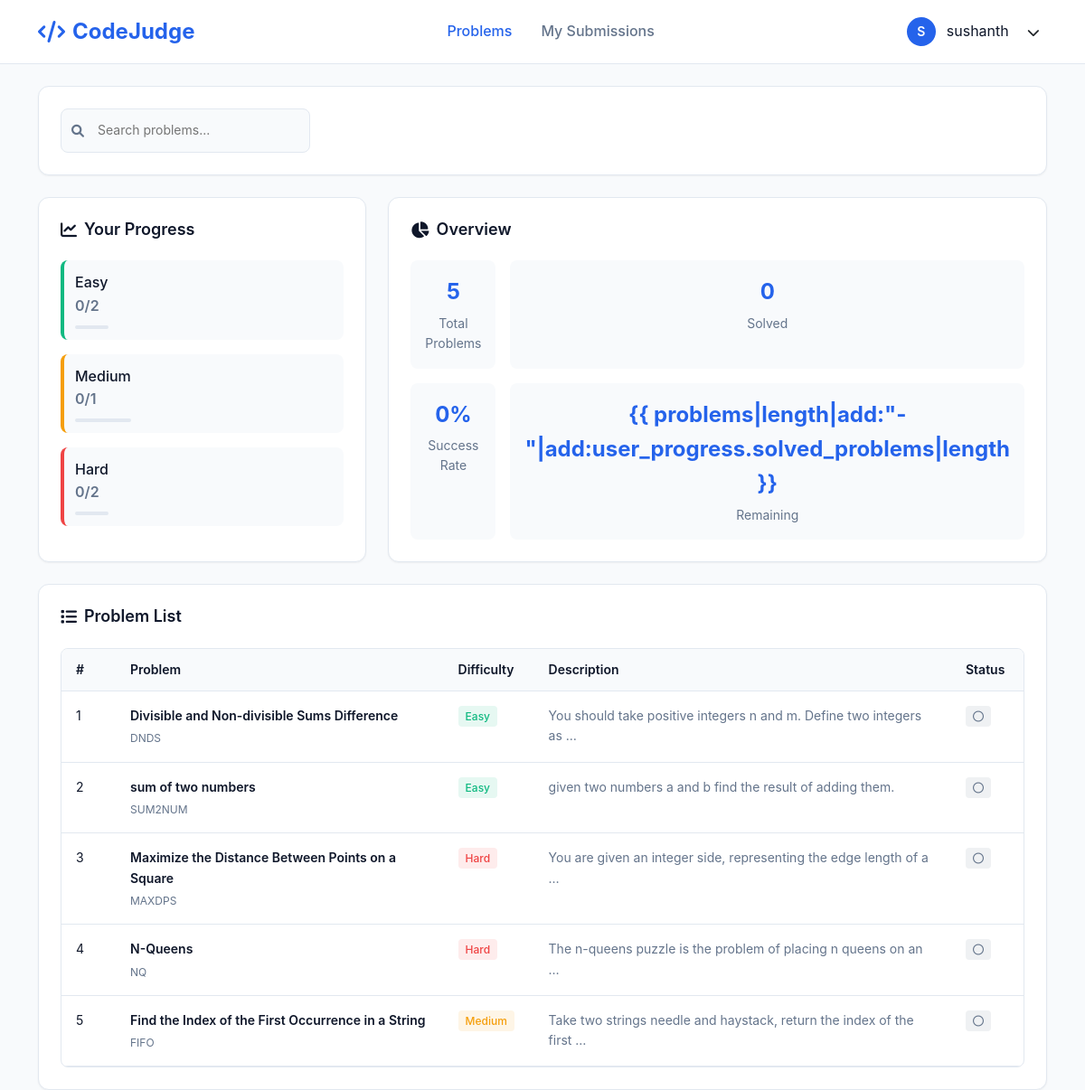
The app's page /problems/ (signed in) with its own data.
### core/models.py (models this page shows, shortened)
class Problem(models.Model):
    DIFFICULTY = (('E','Easy'),('M','Medium'),('H','Hard'))
    name = models.CharField(max_length=100)
    short_code = models.CharField(max_length=40,unique=True)
    statement = models.TextField()
    difficulty = models.CharField(max_length=1,choices=DIFFICULTY)

### core/views.py (the view, shortened to what this page needs)
# urls.py: path('', views.problems_list, name='problems_list'),
def problems_list(request):
    search_query = request.GET.get('search', '').strip()
    problems = Problem.objects.all()
    if search_query:
        problems = problems.filter(
            Q(name__icontains=search_query) |
            Q(short_code__icontains=search_query) |
            Q(statement__icontains=search_query)
        )
    problems = problems.order_by('difficulty', 'name')
    context = {
        'problems': problems,
        'search_query': search_query,
        'easy_count': Problem.objects.filter(difficulty='E').count(),
        'medium_count': Problem.objects.filter(difficulty='M').count(),
        'hard_count': Problem.objects.filter(difficulty='H').count(),
    }
    if request.user.is_authenticated:
        accepted_submissions = Submission.objects.filter(
            user=request.user,
            verdict='AC'
        ).values_list('problem__short_code', flat=True).distinct()
        solved_problems = set(accepted_submissions)
        all_problems = Problem.objects.all()
        easy_solved = 0
        medium_solved = 0
        hard_solved = 0
        for problem in all_problems:
            if problem.short_code in solved_problems:
                if problem.difficulty == 'E':
                    easy_solved += 1
                elif problem.difficulty == 'M':
                    medium_solved += 1
                elif problem.difficulty == 'H':
                    hard_solved += 1
        user_progress = {
            'solved_problems': solved_problems,
            'easy_completed': easy_solved,
            'medium_completed': medium_solved,
            'hard_completed': hard_solved,
        }
        context['user_progress'] = user_progress
    return render(request, 'problem_list.html', context)

### core/templates/problem_list.html (shortened to what this page needs)
{% load static %}
<!DOCTYPE html>
<html lang="en">
<head>
    <link href="https://cdn.jsdelivr.net/npm/bootstrap@5.3.0/dist/css/bootstrap.min.css" rel="stylesheet">
    <link href="https://cdnjs.cloudflare.com/ajax/libs/font-awesome/6.0.0/css/all.min.css" rel="stylesheet">
</head>
<body>
    <header class="header">
        <div class="container">
            <div class="header-content">
                <a href="{% url 'core:problems_list' %}" class="logo">
                    <i class="fas fa-code"></i>
                    CodeJudge
                </a>
                <nav class="nav-links">
                    <a href="{% url 'core:problems_list' %}" class="nav-link active">Problems</a>
                    {% if user.is_authenticated %}
                    <a href="{% url 'core:submissions_list' %}" class="nav-link">My Submissions</a>
                    {% endif %}
                </nav>
                <div class="user-profile">
                    {% if user.is_authenticated %}
                    <div class="user-avatar">{{ user.username|first|upper }}</div>
                    <span>{{ user.username }}</span>
                    <div class="dropdown">
                        <button class="btn btn-sm" type="button" data-bs-toggle="dropdown">
                            <i class="fas fa-chevron-down"></i>
                        </button>
                    </div>
                    {% else %}
                    <a href="{% url 'authentication:login-user' %}" class="nav-link">Login</a>
                    <a href="{% url 'authentication:register-user' %}" class="nav-link">Register</a>
                    {% endif %}
                </div>
            </div>
        </div>
    </header>
    <div class="container" style="margin-top: 1.5rem;">
        <div class="search-section">
            <form method="GET" action="{% url 'core:problems_list' %}">
                <div style="display: flex; align-items: center;">
                    <div class="search-container">
                        <i class="fas fa-search search-icon"></i>
                        <input type="text" name="search" class="search-input" placeholder="Search problems..."
                            value="{{ search_query }}">
                    </div>
                </div>
            </form>
        </div>
        {% if user.is_authenticated and not search_query %}
        <div class="dashboard-grid">
            <div class="progress-card">
                <h3 class="card-title">
                    <i class="fas fa-chart-line"></i>
                    Your Progress
                </h3>
                <div class="progress-stats">
                    <div class="stat-item easy">
                        <div>
                            <div class="stat-label">Easy</div>
                            <div class="stat-value">{{ user_progress.easy_completed }}/{{ easy_count }}</div>
                            <div class="progress-bar">
                            </div>
                        </div>
                    </div>
                    <div class="stat-item medium">
                        <div>
                            <div class="stat-label">Medium</div>
                            <div class="stat-value">{{ user_progress.medium_completed }}/{{ medium_count }}</div>
                            <div class="progress-bar">
                            </div>
                        </div>
                    </div>
                    <div class="stat-item hard">
                        <div>
                            <div class="stat-label">Hard</div>
                            <div class="stat-value">{{ user_progress.hard_completed }}/{{ hard_count }}</div>
                            <div class="progress-bar">
                            </div>
                        </div>
                    </div>
                </div>
            </div>
            <div class="quick-stats">
                <h3 class="card-title">
                    <i class="fas fa-chart-pie"></i>
                    Overview
                </h3>
                <div class="stats-grid">
                    <div class="quick-stat">
                        <div class="quick-stat-number">{{ problems|length }}</div>
                        <div class="quick-stat-label">Total Problems</div>
                    </div>
                    <div class="quick-stat">
                        <div class="quick-stat-number">{{ user_progress.solved_problems|length }}</div>
                        <div class="quick-stat-label">Solved</div>
                    </div>
                    <div class="quick-stat">
                        <div class="quick-stat-number">
                            {% with total_problems=problems|length solved_count=user_progress.solved_problems|length %}
                            {% if total_problems > 0 %}
                            {% widthratio solved_count total_problems 100 %}%
                            {% else %}
                            0%
                            {% endif %}
                            {% endwith %}
                        </div>
                        <div class="quick-stat-label">Success Rate</div>
                    </div>
                    <div class="quick-stat">
                        <div class="quick-stat-number">{{
                            problems|length|add:"-"|add:user_progress.solved_problems|length }}</div>
                        <div class="quick-stat-label">Remaining</div>
                    </div>
                </div>
            </div>
        </div>
        {% endif %}
        <div class="problems-card">
            <h3 class="card-title">
                <i class="fas fa-list"></i>
                {% if search_query %}Search Results{% else %}Problem List{% endif %}
            </h3>
            <div class="table-container">
                <table class="custom-table">
                    <thead>
                        <tr>
                            <th style="width: 60px;">#</th>
                            <th>Problem</th>
                            <th style="width: 100px;">Difficulty</th>
                            <th>Description</th>
                            <th style="width: 80px;">Status</th>
                        </tr>
                    </thead>
                    <tbody>
                        {% for problem in problems %}
                        <tr class="problem-row {% if problem.short_code in user_progress.solved_problems %}solved{% endif %}"
                            data-url="{% url 'core:problem_detail' problem.short_code %}">
                            <td>{{ forloop.counter }}</td>
                            <td>
                                <a href="{% url 'core:problem_detail' problem.short_code %}" class="problem-name">
                                    {{ problem.name }}
                                </a>
                                <div class="problem-code">{{ problem.short_code }}</div>
                            </td>
                            <td>
                                {% if problem.difficulty == 'E' %}
                                <span class="difficulty-badge easy">Easy</span>
                                {% elif problem.difficulty == 'M' %}
                                <span class="difficulty-badge medium">Medium</span>
                                {% else %}
                                <span class="difficulty-badge hard">Hard</span>
                                {% endif %}
                            </td>
                            <td>
                                <span style="color: var(--text-secondary);">
                                    {{ problem.statement|truncatewords:12 }}
                                </span>
                            </td>
                            <td>
                                {% if problem.short_code in user_progress.solved_problems %}
                                <span class="status-badge solved">
                                    <i class="fas fa-check"></i>
                                </span>
                                {% else %}
                                <span class="status-badge unsolved">
                                    <i class="far fa-circle"></i>
                                </span>
                                {% endif %}
                            </td>
                        </tr>
                        {% endfor %}
                    </tbody>
                </table>
            </div>
        </div>
    </div>
</body>
</html>

### records on screen
Problem: name "Divisible and Non-divisible Sums Difference", short_code "DNDS", difficulty "Easy", statement "You should take positive integers n and m. Define two integers as …"
Problem: name "sum of two numbers", short_code "SUM2NUM", difficulty "Easy", statement "given two numbers a and b find the result of adding them."
Problem: name "Maximize the Distance Between Points on a Square", short_code "MAXDPS", difficulty "Hard", statement "You are given an integer side, representing the edge length of a …"
Problem: name "N-Queens", short_code "NQ", difficulty "Hard", statement "The n-queens puzzle is the problem of placing n queens on an …"
Problem: name "Find the Index of the First Occurrence in a String", short_code "FIFO", difficulty "Medium", statement "Take two strings needle and haystack, return the index of the first …"

### other values on screen
{{ user.username|first|upper }} "S"
{{ user.username }} "sushanth"
{{ user_progress.easy_completed }} "0"
{{ easy_count }} "2"
{{ user_progress.medium_completed }} "0"
{{ medium_count }} "1"
{{ user_progress.hard_completed }} "0"
{{ hard_count }} "2"
{{ problems|length }} "5"
{{ user_progress.solved_problems|length }} "0"
